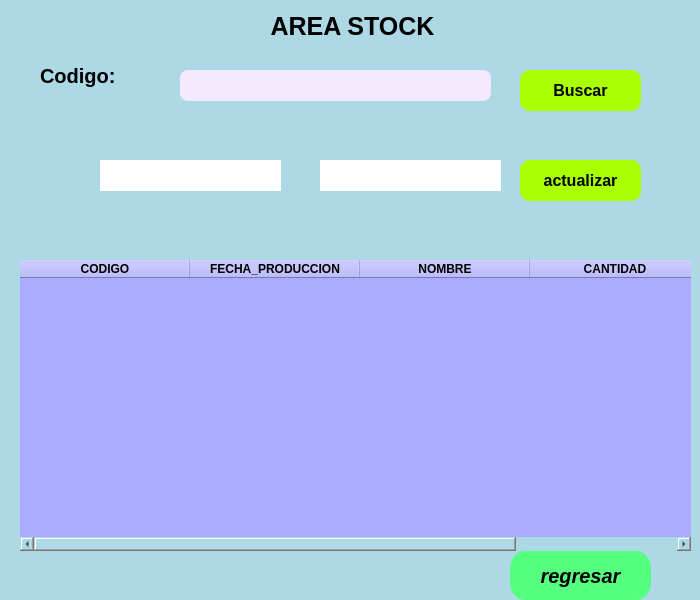
<?xml version="1.0" encoding="UTF-8"?>
<ui version="4.0">
 <class>Form</class>
 <widget class="QWidget" name="Form">
  <property name="geometry">
   <rect>
    <x>0</x>
    <y>0</y>
    <width>700</width>
    <height>600</height>
   </rect>
  </property>
  <property name="minimumSize">
   <size>
    <width>700</width>
    <height>600</height>
   </size>
  </property>
  <property name="maximumSize">
   <size>
    <width>700</width>
    <height>600</height>
   </size>
  </property>
  <property name="sizeIncrement">
   <size>
    <width>0</width>
    <height>0</height>
   </size>
  </property>
  <property name="baseSize">
   <size>
    <width>0</width>
    <height>0</height>
   </size>
  </property>
  <property name="windowTitle">
   <string>Form</string>
  </property>
  <property name="styleSheet">
   <string notr="true">background-color: #ADD8E6; /* Azul Claro */
</string>
  </property>
  <widget class="QGroupBox" name="groupBox">
   <property name="geometry">
    <rect>
     <x>0</x>
     <y>10</y>
     <width>701</width>
     <height>591</height>
    </rect>
   </property>
   <property name="font">
    <font>
     <pointsize>19</pointsize>
     <weight>75</weight>
     <bold>true</bold>
    </font>
   </property>
   <property name="styleSheet">
    <string notr="true">background-color: #ADD8E6; /* Azul Claro */

border:none;</string>
   </property>
   <property name="title">
    <string>AREA STOCK </string>
   </property>
   <property name="alignment">
    <set>Qt::AlignCenter</set>
   </property>
   <widget class="QPushButton" name="buscarproducto">
    <property name="geometry">
     <rect>
      <x>520</x>
      <y>60</y>
      <width>121</width>
      <height>41</height>
     </rect>
    </property>
    <property name="font">
     <font>
      <pointsize>12</pointsize>
      <weight>75</weight>
      <bold>true</bold>
     </font>
    </property>
    <property name="styleSheet">
     <string notr="true">background-color: rgb(170, 255, 0);

border-radius: 10px</string>
    </property>
    <property name="text">
     <string>Buscar</string>
    </property>
   </widget>
   <widget class="QLineEdit" name="codproducto">
    <property name="geometry">
     <rect>
      <x>180</x>
      <y>60</y>
      <width>311</width>
      <height>31</height>
     </rect>
    </property>
    <property name="styleSheet">
     <string notr="true">background-color: rgb(243, 234, 255);
color: rgb(0, 0, 0);
border-radius: 8px</string>
    </property>
   </widget>
   <widget class="QLabel" name="label_6">
    <property name="geometry">
     <rect>
      <x>40</x>
      <y>50</y>
      <width>101</width>
      <height>31</height>
     </rect>
    </property>
    <property name="font">
     <font>
      <pointsize>15</pointsize>
      <weight>75</weight>
      <bold>true</bold>
     </font>
    </property>
    <property name="styleSheet">
     <string notr="true">color: Black</string>
    </property>
    <property name="text">
     <string>Codigo:</string>
    </property>
   </widget>
   <widget class="QPushButton" name="regresarproducto">
    <property name="geometry">
     <rect>
      <x>510</x>
      <y>540</y>
      <width>141</width>
      <height>51</height>
     </rect>
    </property>
    <property name="font">
     <font>
      <pointsize>15</pointsize>
      <weight>75</weight>
      <italic>true</italic>
      <bold>true</bold>
     </font>
    </property>
    <property name="mouseTracking">
     <bool>false</bool>
    </property>
    <property name="styleSheet">
     <string notr="true">background-color: rgb(85, 255, 127);

border-radius: 18px</string>
    </property>
    <property name="text">
     <string>regresar</string>
    </property>
   </widget>
   <widget class="QTableWidget" name="resultadoproducto">
    <property name="geometry">
     <rect>
      <x>20</x>
      <y>250</y>
      <width>671</width>
      <height>291</height>
     </rect>
    </property>
    <property name="styleSheet">
     <string notr="true">color: rgb(0, 0, 0);
background-color: rgb(170, 170, 255);</string>
    </property>
    <attribute name="horizontalHeaderDefaultSectionSize">
     <number>170</number>
    </attribute>
    <column>
     <property name="text">
      <string>CODIGO</string>
     </property>
     <property name="font">
      <font>
       <weight>75</weight>
       <bold>true</bold>
      </font>
     </property>
     <property name="textAlignment">
      <set>AlignCenter</set>
     </property>
    </column>
    <column>
     <property name="text">
      <string>FECHA_PRODUCCION</string>
     </property>
     <property name="font">
      <font>
       <weight>75</weight>
       <bold>true</bold>
      </font>
     </property>
     <property name="textAlignment">
      <set>AlignCenter</set>
     </property>
    </column>
    <column>
     <property name="text">
      <string>NOMBRE</string>
     </property>
     <property name="font">
      <font>
       <weight>75</weight>
       <bold>true</bold>
      </font>
     </property>
     <property name="textAlignment">
      <set>AlignCenter</set>
     </property>
    </column>
    <column>
     <property name="text">
      <string>CANTIDAD</string>
     </property>
     <property name="font">
      <font>
       <weight>75</weight>
       <bold>true</bold>
      </font>
     </property>
     <property name="textAlignment">
      <set>AlignCenter</set>
     </property>
    </column>
   </widget>
   <widget class="QLineEdit" name="codproducto_2">
    <property name="geometry">
     <rect>
      <x>100</x>
      <y>150</y>
      <width>181</width>
      <height>31</height>
     </rect>
    </property>
    <property name="styleSheet">
     <string notr="true">background-color: rgb(255, 255, 255);</string>
    </property>
   </widget>
   <widget class="QLineEdit" name="nuevacantidad">
    <property name="geometry">
     <rect>
      <x>320</x>
      <y>150</y>
      <width>181</width>
      <height>31</height>
     </rect>
    </property>
    <property name="styleSheet">
     <string notr="true">background-color: rgb(255, 255, 255);</string>
    </property>
   </widget>
   <widget class="QPushButton" name="actualizar">
    <property name="geometry">
     <rect>
      <x>520</x>
      <y>150</y>
      <width>121</width>
      <height>41</height>
     </rect>
    </property>
    <property name="font">
     <font>
      <pointsize>12</pointsize>
      <weight>75</weight>
      <bold>true</bold>
     </font>
    </property>
    <property name="styleSheet">
     <string notr="true">background-color: rgb(170, 255, 0);

border-radius: 10px</string>
    </property>
    <property name="text">
     <string>actualizar</string>
    </property>
   </widget>
  </widget>
 </widget>
 <resources/>
 <connections/>
</ui>
